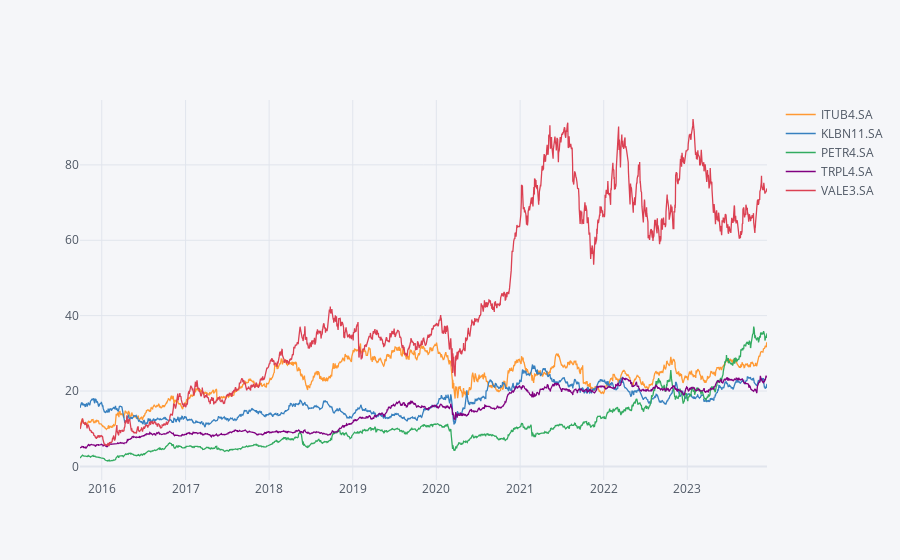

The notebook cell this image was saved under:
### Code cell
listAcoes = ['ITUB4', 'KLBN11', 'TRPL4', 'PETR4', 'VALE3']
listAcoes = [acoes + '.SA' for acoes in listAcoes]
print(listAcoes)

data_f = datetime.datetime.now()
data_i = data_f - datetime.timedelta(days=3000)


precos = yf.download(listAcoes, start=data_i, end=data_f)['Adj Close']
print(precos)
df = pd.DataFrame(precos)
plyo.iplot(df.iplot(asFigure=True), image='png', filename='ply01')

### Figure 1 — Plotly figure (JSON) as saved in the notebook; plotly's stock layout.template omitted (floating-point values rounded to 4 significant figures; data arrays with more than 128 entries replaced by an {"elided": "..."} marker saying what was removed)
{"data": [{"line": {"color": "rgba(255, 153, 51, 1.0)", "dash": "solid", "shape": "linear", "width": 1.3}, "mode": "lines", "name": "ITUB4.SA", "text": "", "type": "scatter", "x": {"elided": "2045 str values"}, "y": {"elided": "2045 float values"}}, {"line": {"color": "rgba(55, 128, 191, 1.0)", "dash": "solid", "shape": "linear", "width": 1.3}, "mode": "lines", "name": "KLBN11.SA", "text": "", "type": "scatter", "x": {"elided": "2045 str values"}, "y": {"elided": "2045 mixed values"}}, {"line": {"color": "rgba(50, 171, 96, 1.0)", "dash": "solid", "shape": "linear", "width": 1.3}, "mode": "lines", "name": "PETR4.SA", "text": "", "type": "scatter", "x": {"elided": "2045 str values"}, "y": {"elided": "2045 float values"}}, {"line": {"color": "rgba(128, 0, 128, 1.0)", "dash": "solid", "shape": "linear", "width": 1.3}, "mode": "lines", "name": "TRPL4.SA", "text": "", "type": "scatter", "x": {"elided": "2045 str values"}, "y": {"elided": "2045 float values"}}, {"line": {"color": "rgba(219, 64, 82, 1.0)", "dash": "solid", "shape": "linear", "width": 1.3}, "mode": "lines", "name": "VALE3.SA", "text": "", "type": "scatter", "x": {"elided": "2045 str values"}, "y": {"elided": "2045 float values"}}], "layout": {"legend": {"bgcolor": "#F5F6F9", "font": {"color": "#4D5663"}}, "paper_bgcolor": "#F5F6F9", "plot_bgcolor": "#F5F6F9", "title": {"font": {"color": "#4D5663"}}, "xaxis": {"gridcolor": "#E1E5ED", "showgrid": true, "tickfont": {"color": "#4D5663"}, "title": {"font": {"color": "#4D5663"}, "text": ""}, "zerolinecolor": "#E1E5ED"}, "yaxis": {"gridcolor": "#E1E5ED", "showgrid": true, "tickfont": {"color": "#4D5663"}, "title": {"font": {"color": "#4D5663"}, "text": ""}, "zerolinecolor": "#E1E5ED"}}}
